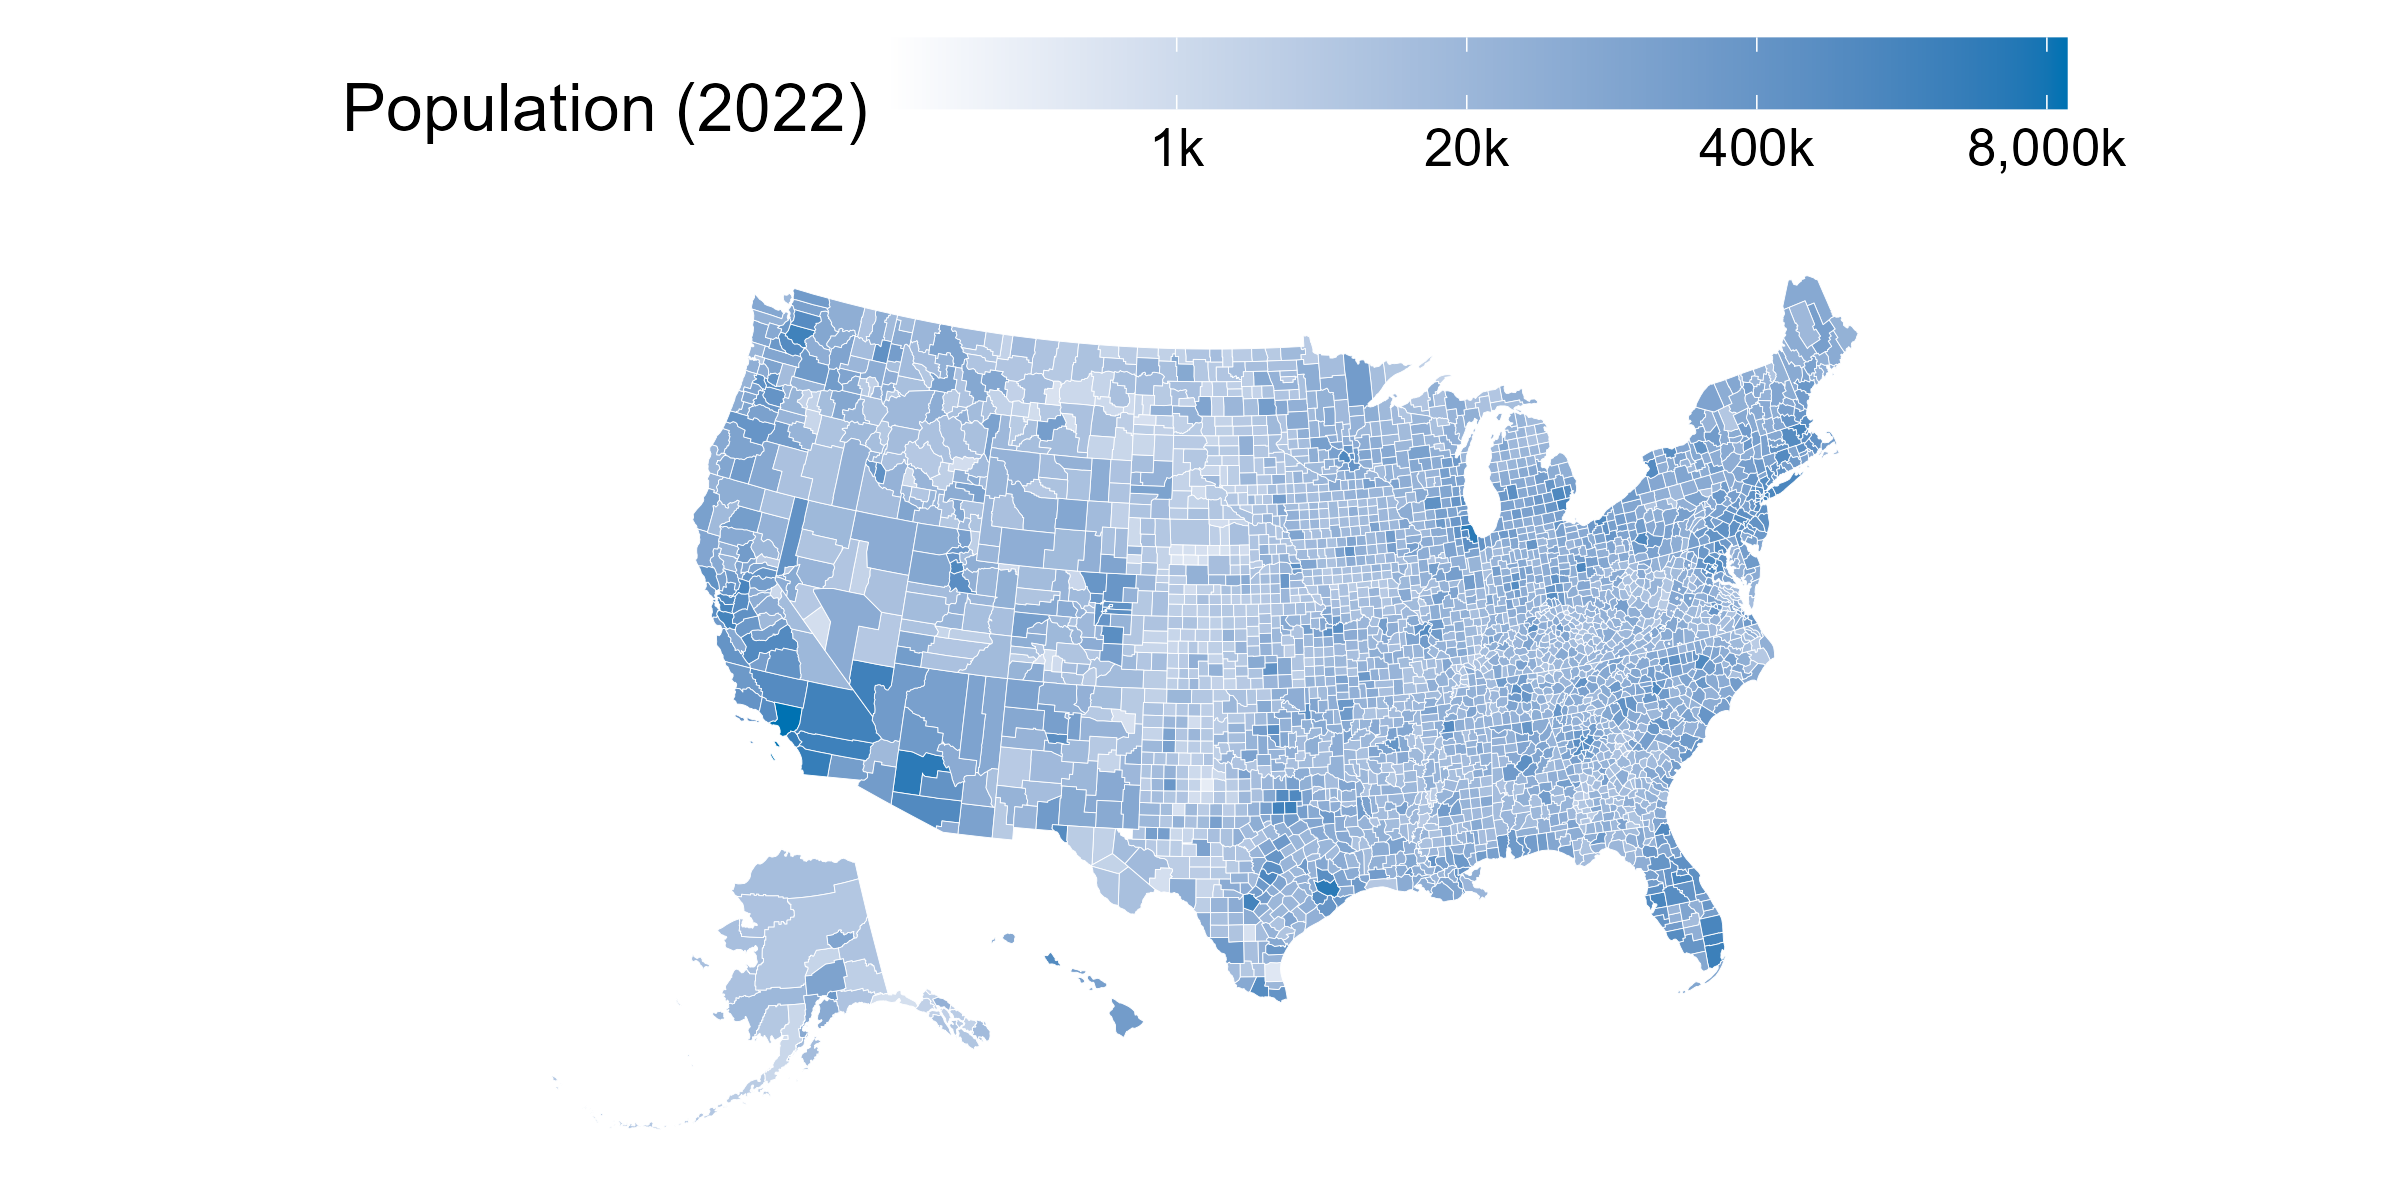

Write the R code that produced this figure.
## Albert Rapp US Map tutorial

library(tidyverse)
library(usmap)

plot_usmap(fill = "grey20", color = "white", regions = "states")

View(countypop)

plot_usmap(
  linewidth = 0.1,
  color = "white",
  regions = "counties",
  data = countypop,
  values = "pop_2022"
  ) + 
  scale_fill_gradient(
    trans = "log",
    labels = scales::label_number(scale = 1/1000, suffix = "k", big.mark = ","),
    breaks = c(1000, 20000, 400000, 8000000),
    high = "#0072B2",
    low = "white"
  ) + 
  theme(
    text = element_text(family = "Source Sans Pro", size = 16),
    legend.position = "top",
    panel.background = element_rect(fill = "white", color = NA),
    plot.background = element_rect(fill = "white", color = NA)) + 
  labs(fill  = "Population (2022)") +
  guides(
    fill = guide_colorbar(
      barwidth = unit(10, "cm")
    )
  )

ggsave("gis_mapping/us_maps/gis_map_us_1.png",
       width = 8, height = 4, dpi = 300)
